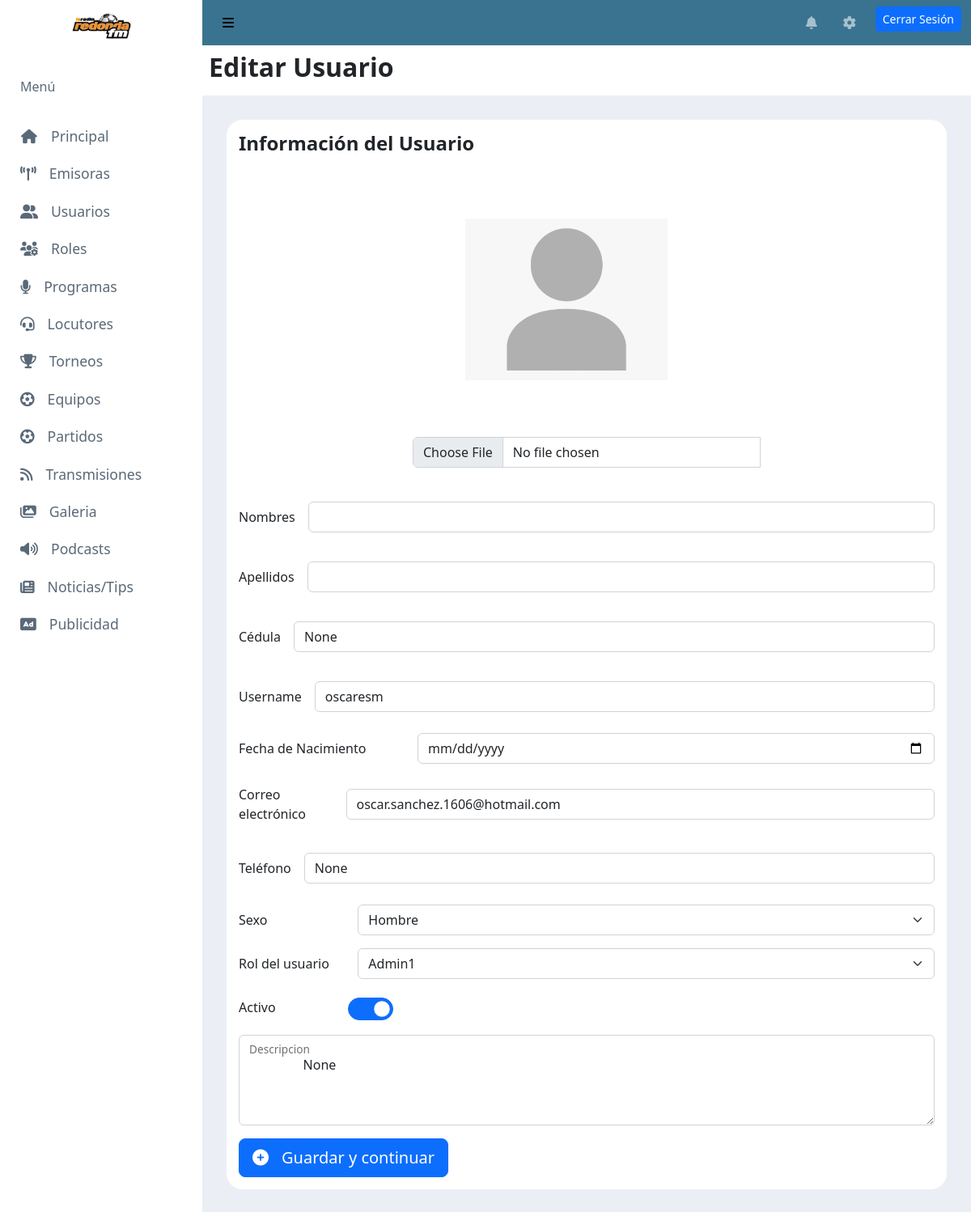
/usuarios/editar/13 (signed in), run on the app's committed database.
### accounts/models.py (models this page shows, shortened)
class Usuario(AbstractUser):
    username = models.CharField(max_length=50, blank=True, null=True, unique=True)
    sexo = models.CharField(max_length=30, blank=True, null=True)
    email = models.CharField(max_length=40, blank=True, null=True)
    cedula = models.CharField(max_length=11, blank=True, null=True)
    slug = models.SlugField(unique=True)
    fechaNacimiento = models.DateField(db_column='fechaNacimiento', blank=True, null=True)
    telefono = models.CharField(max_length=15, blank=True, null=True)
    descripcion = models.TextField(blank=True, null=True)
    foto = models.CharField(max_length=2080, blank=True, null=True)
    metodo_ingreso = models.CharField(max_length=20, choices=OPCIONES_INGRESO, default='email')
    def has_perm(self, perm, obj=None):
        if super().has_perm(self, perm):
            return True

### WebAdminRadio/custom_views/usuarios_views.py (the view, shortened to what this page needs)
# urls.py: path('usuarios/editar/<int:id_usuario>', usuarios_views.editar_usuario, name='editar_usuario'),
@login_required
@permission_required('accounts.change_usuario', login_url='/permiso-no-autorizado')
def editar_usuario(request: HttpRequest, id_usuario):
    roles = RolGroup.objects.filter(activo=True)
    usuario_editar = Usuario.objects.get(id=id_usuario)
    context = {
        'title': 'Editar Usuario',
        'roles': roles,
        'usuario': usuario_editar,
        'permisos_id': usuario_editar.groups.all().values_list('id', flat=True)
    }
    return render(request,"webAdminRadio/editar_usuario.html", context)

### WebAdminRadio/templatetags/accounts_tags.py (called while the page is built)
@register.filter
def verificar_permiso(usuario: Usuario, nombre_permiso: str):
    return usuario.has_perm(nombre_permiso)

### WebAdminRadio/templates/webAdminRadio/editar_usuario.html (shortened to what this page needs)
{% extends 'webAdminRadio/base_site.html' %}
{% load static %}
{% block page_style %}
<link rel="stylesheet" type="text/css" href="{% static 'webAdminRadio/css/agregar_segmento.css' %}">
<link rel="stylesheet" type="text/css" href="{% static 'webAdminRadio/css/editar_usuario.css' %}">
<link rel="stylesheet" type="text/css" href="{% static 'webAdminRadio/css/componentes/modal_info.css' %}">
{% endblock %}
{% block content %}
    <h4><b>Información del Usuario </b></h4>
    <form id="addLocutor" onsubmit="false" action="{% url 'editar_usuario' usuario.id %}"
        method="POST" enctype="multipart/form-data">
        <div class="d-flex flex-column align-items-center mb-3">
            <div class="img-holder d-flex align-items-center">
                <img id="preview"
                {% if usuario.foto %}
                    src="{{ usuario.foto }}" alt="foto"
                {% else %}
                    src="{% static 'webAdminRadio/images/generic_avatar.png' %}" alt="generic" width="250px" height="200px"
                {% endif %}>
            </div>
            <div class="form-file input-group mb-3 w-50">
                <input type="file" name="archivo" class="form-control" id="imgSegmento" accept=".png, .jpg, .jpeg" oninvalid="this.setCustomValidity('Ingrese una imagen')" oninput="this.setCustomValidity('')">
            </div>
        </div>
        <div class="my-3 row align-items-center ">
            <div class="input-container">
                <label for="nombre" class="me-3">Nombres</label>
                    <input class="form-control" id="nombre" value="{{ usuario.first_name }}" name="nombre" type="text"
                onkeyup="validateName()"required>
            </div>
        </div>
        <div class="my-3 row align-items-center">
            <div class="input-container">
                <label for="apellido" class="me-3">Apellidos</label>
                <input id="apellido" name="apellido" type="text" class="form-control" value="{{ usuario.last_name }}"
                onkeyup="validateLastName()"required>
            </div>
        </div>
        <div class="my-3 row align-items-center">
            <div class="input-container">
                <label for="cedula" class="me-3">Cédula</label>
                <input id="cedula" name="cedula" type="text" class="form-control" value="{{ usuario.cedula }}"
                onkeyup="validateID()"
                    required>
            </div>
        </div>
        <div class="my-3 row align-items-center">
            <div class="input-container">
                <label for="user" class="me-3">Username</label>
                <input id="username" name="username" type="text" class="form-control" value="{{ usuario.username }}"
                onkeyup="validateUsername()"
                    required>
            </div>
        </div>
        <div class="my-3 row align-items-center">
            <div class="col-3">
                <label for="fechaNac">Fecha de Nacimiento</label>
            </div>
            <div class="col-9">
                <input id="fechaNac" name="fechaNac" type="date" class="form-control"
                    value="{{ usuario.fechaNacimiento|date:'Y-m-d' }}" oninvalid="this.setCustomValidity('Ingrese una fecha')"
                    oninput="this.setCustomValidity('')" required>
            </div>
        </div>
        <div class="my-3 row align-items-center">
            <div class="input-container">
                <label for="email" class="me-3">Correo electrónico</label>
                <input id="email" name="email" type="email" class="form-control" value="{{ usuario.email }}"
                onkeyup="validateEmail()"
                    required>
            </div>
        </div>
        <div class="my-3 row align-items-center">
            <div class="input-container">
                <label for="telefono" class="me-3">Teléfono</label>
                <input id="telefono" name="telefono" type="tel" pattern="[0-9]{9,10}" class="form-control"
                onkeyup="validateTelefono()" value="{{ usuario.telefono }}" required>
            </div>
        </div>
        <div class="my-3 row align-items-center">
            <div class="col-2">
                <label >Sexo</label>
            </div>
            <div class="col-10">
                <select  name="sexo" value="noBinario" class="form-select" aria-label="Default select example">
                    {% if usuario.sexo == "hombre"%}
                        <option value="hombre" selected>Hombre</option>
                    {% else %}
                        <option value="hombre">Hombre</option>
                    {%endif %}
                    </select>
            </div>
        </div>
        <div class="my-3 row align-items-center">
            <div class="col-2">
                <label for="tipo_usuario">Rol del usuario</label>
            </div>
            <div class="col-10">
                <select name="roles" class=" form-select" aria-label="Default select example">
                    {% for rol in roles %}
                        <option value="{{ rol.id }}"
                        > {{ rol.name }} </option>
                    {% endfor %}
                </select>
            </div>
        </div>
        <div class="my-3 row align-items-center">
            <div class="col-2">
                <label class="form-check-label" for="flexSwitchCheckChecked">Activo</label>
            </div>
            <div class="col-10 fs-3 form-check form-switch">
                <input name="activo" class="form-check-input" type="checkbox"
                {% if usuario.is_active %}
                    checked
                {% endif %}
                role="switch" id="flexSwitchCheckChecked">
            </div>
        </div>
        <div class="my-3 form-floating">
            <textarea name="descripcion"  class="form-control" style="height: 7rem;" placeholder="Leave a comment here" id="floatingTextarea">
                {{usuario.descripcion}}
            </textarea>
            <label for="floatingTextarea">Descripcion</label>
        </div>
        <button type="submit" class="btn btn-primary btn-lg submit">
            <i class="fas fa-plus-circle"></i>Guardar y continuar
        </button>
    </form>
{% endblock %}

### WebAdminRadio/static/webAdminRadio/css/base_site.css (style rules this page uses)
a i, .submit i { margin-right: 1rem; }

### WebAdminRadio/static/webAdminRadio/css/agregar_segmento.css (style rules this page uses)
.img-holder { margin: 20px; height: 300px; width: 300px; overflow: hidden; }
#preview { max-width: 100%; max-height: 100%; }

### WebAdminRadio/static/webAdminRadio/css/editar_usuario.css (style rules this page uses)
.input-container { width: 100%; display: flex; align-items: center; margin: 10px 0; position: relative; }

### data on the page
Usuario: cedula "None", username "oscaresm", email "oscar.sanchez.1606@hotmail.com", telefono "None", sexo "Hombre", is_active "☑", descripcion "None"

### other printed values
{{ title }} "Editar Usuario"
form field roles "Admin1"
